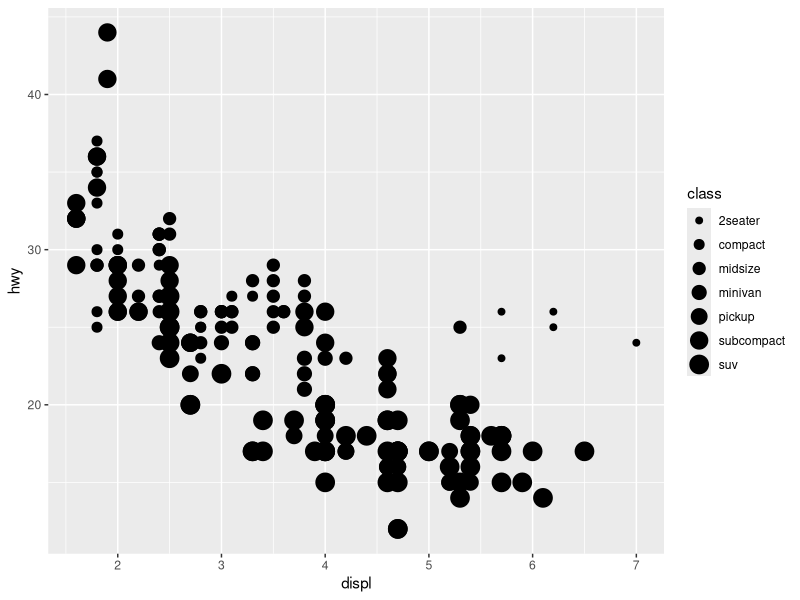

Here is the R script that generated this plot:
# importing libraries
library(tidyverse)
library(ggplot2)

# importing dataaAA
mpg = ggplot2::mpg

# scatter plot visulaiztion + aesthetic mappings
ggplot(data = mpg) + 
  geom_point(mapping = aes(x = displ, y = hwy, size = class))
